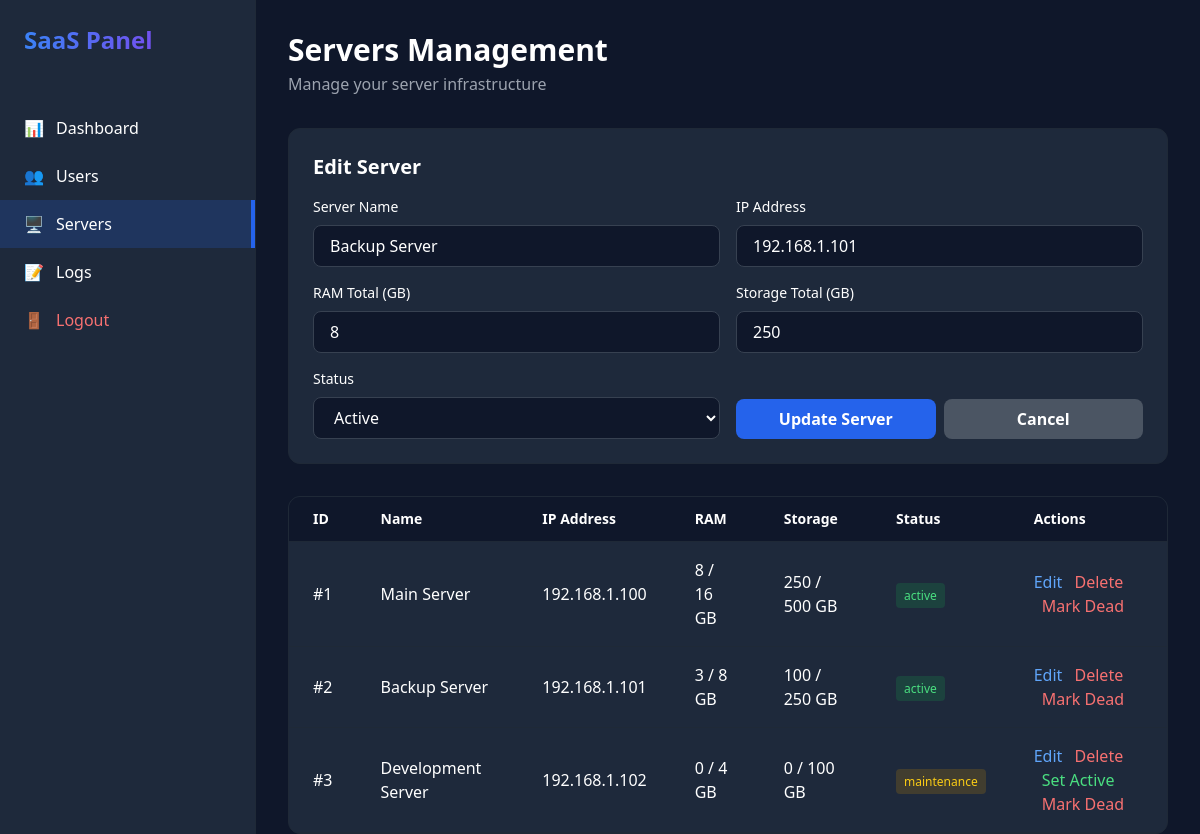
Page /admin/servers.php?edit=2 (signed in) on the committed database.
### tables this page shows
CREATE TABLE servers (
    id INT AUTO_INCREMENT PRIMARY KEY,
    name VARCHAR(255) NOT NULL,
    ip_address VARCHAR(45) NOT NULL,
    status ENUM('active', 'dead', 'maintenance') DEFAULT 'active',
    ram_total INT DEFAULT 0 COMMENT 'RAM in GB',
    ram_used INT DEFAULT 0,
    storage_total INT DEFAULT 0 COMMENT 'Storage in GB',
    storage_used INT DEFAULT 0,
    last_check TIMESTAMP NULL,
    created_at TIMESTAMP DEFAULT CURRENT_TIMESTAMP,
    INDEX idx_status (status)
);

### admin/servers.php (the view, shortened to what this page needs)
<?php
require_once '../config/db.php';
$servers_query = mysqli_query($conn, "SELECT * FROM servers ORDER BY created_at DESC");
$edit_server = null;
if (isset($_GET['edit'])) {
    $edit_id = (int)$_GET['edit'];
    $result = mysqli_query($conn, "SELECT * FROM servers WHERE id = $edit_id");
    $edit_server = mysqli_fetch_assoc($result);
}
?>
<!DOCTYPE html>
<html lang="en">
<head>
    <script src="https://cdn.tailwindcss.com"></script>
</head>
<body class="bg-[#0f172a] text-white">
    <div class="flex h-screen">
        <div class="w-64 bg-[#1e293b] border-r border-gray-800 fixed h-full">
            <div class="p-6">
                <h2 class="text-2xl font-bold bg-gradient-to-r from-blue-500 to-purple-600 bg-clip-text text-transparent">
                </h2>
            </div>
            <nav class="mt-6">
                <a href="index.php" class="flex items-center px-6 py-3 hover:bg-gray-800 transition">
                    <span class="mr-3">📊</span> Dashboard
                </a>
                <a href="users.php" class="flex items-center px-6 py-3 hover:bg-gray-800 transition">
                    <span class="mr-3">👥</span> Users
                </a>
                <a href="servers.php" class="flex items-center px-6 py-3 bg-blue-600/20 border-r-4 border-blue-600">
                    <span class="mr-3">🖥️</span> Servers
                </a>
                <a href="logs.php" class="flex items-center px-6 py-3 hover:bg-gray-800 transition">
                    <span class="mr-3">📝</span> Logs
                </a>
                <a href="../auth/logout.php" class="flex items-center px-6 py-3 hover:bg-gray-800 transition text-red-400">
                    <span class="mr-3">🚪</span> Logout
                </a>
            </nav>
        </div>
        <div class="flex-1 ml-64 p-8">
            <div class="mb-8">
                <h1 class="text-3xl font-bold">Servers Management</h1>
                <p class="text-gray-400 mt-1">Manage your server infrastructure</p>
            </div>
            <div class="bg-[#1e293b] p-6 rounded-xl border border-gray-800 mb-8">
                <h2 class="text-xl font-semibold mb-4"><?= $edit_server ? 'Edit Server' : 'Add New Server' ?></h2>
                <form method="POST" class="grid md:grid-cols-2 gap-4">
                    <div>
                        <label class="block text-sm mb-2">Server Name</label>
                        <input type="text" name="name" required value="<?= $edit_server['name'] ?? '' ?>"
                               class="w-full px-4 py-2 bg-[#0f172a] border border-gray-700 rounded-lg focus:outline-none focus:border-blue-500">
                    </div>
                    <div>
                        <label class="block text-sm mb-2">IP Address</label>
                        <input type="text" name="ip_address" required value="<?= $edit_server['ip_address'] ?? '' ?>"
                               class="w-full px-4 py-2 bg-[#0f172a] border border-gray-700 rounded-lg focus:outline-none focus:border-blue-500">
                    </div>
                    <div>
                        <label class="block text-sm mb-2">RAM Total (GB)</label>
                        <input type="number" name="ram_total" required value="<?= $edit_server['ram_total'] ?? 0 ?>"
                               class="w-full px-4 py-2 bg-[#0f172a] border border-gray-700 rounded-lg focus:outline-none focus:border-blue-500">
                    </div>
                    <div>
                        <label class="block text-sm mb-2">Storage Total (GB)</label>
                        <input type="number" name="storage_total" required value="<?= $edit_server['storage_total'] ?? 0 ?>"
                               class="w-full px-4 py-2 bg-[#0f172a] border border-gray-700 rounded-lg focus:outline-none focus:border-blue-500">
                    </div>
                    <div>
                        <label class="block text-sm mb-2">Status</label>
                        <select name="status" class="w-full px-4 py-2 bg-[#0f172a] border border-gray-700 rounded-lg focus:outline-none focus:border-blue-500">
                            <option value="active" <?= ($edit_server['status'] ?? '') == 'active' ? 'selected' : '' ?>>Active</option>
                        </select>
                    </div>
                    <div class="flex items-end">
                        <button type="submit" class="w-full bg-blue-600 hover:bg-blue-700 py-2 rounded-lg font-semibold transition">
                            <?= $edit_server ? 'Update Server' : 'Add Server' ?>
                        </button>
                        <?php if ($edit_server): ?>
                            <a href="servers.php" class="ml-2 w-full bg-gray-600 hover:bg-gray-700 py-2 rounded-lg font-semibold transition text-center">
                                Cancel
                            </a>
                        <?php endif; ?>
                    </div>
                </form>
            </div>
            <div class="bg-[#1e293b] rounded-xl border border-gray-800 overflow-hidden">
                <table class="w-full">
                    <thead class="bg-[#0f172a] border-b border-gray-800">
                        <tr>
                            <th class="px-6 py-3 text-left text-sm font-semibold">ID</th>
                            <th class="px-6 py-3 text-left text-sm font-semibold">Name</th>
                            <th class="px-6 py-3 text-left text-sm font-semibold">IP Address</th>
                            <th class="px-6 py-3 text-left text-sm font-semibold">RAM</th>
                            <th class="px-6 py-3 text-left text-sm font-semibold">Storage</th>
                            <th class="px-6 py-3 text-left text-sm font-semibold">Status</th>
                            <th class="px-6 py-3 text-left text-sm font-semibold">Actions</th>
                        </tr>
                    </thead>
                    <tbody>
                        <?php while ($server = mysqli_fetch_assoc($servers_query)): ?>
                        <tr class="border-b border-gray-800 hover:bg-gray-800/50 transition">
                            <td class="px-6 py-4">#<?= $server['id'] ?></td>
                            <td class="px-6 py-4 font-medium"><?= htmlspecialchars($server['name']) ?></td>
                            <td class="px-6 py-4"><?= htmlspecialchars($server['ip_address']) ?></td>
                            <td class="px-6 py-4"><?= $server['ram_used'] ?> / <?= $server['ram_total'] ?> GB</td>
                            <td class="px-6 py-4"><?= $server['storage_used'] ?> / <?= $server['storage_total'] ?> GB</td>
                            <td class="px-6 py-4">
                                <span class="px-2 py-1 rounded text-xs <?=
                                    $server['status'] == 'active' ? 'bg-green-600/20 text-green-400' :
                                    ($server['status'] == 'dead' ? 'bg-red-600/20 text-red-400' : 'bg-yellow-600/20 text-yellow-400') ?>">
                                    <?= $server['status'] ?>
                                </span>
                            </td>
                            <td class="px-6 py-4 space-x-2">
                                <a href="?edit=<?= $server['id'] ?>" class="text-blue-400 hover:text-blue-300">Edit</a>
                                <a href="?delete=<?= $server['id'] ?>" class="text-red-400 hover:text-red-300" onclick="return confirm('Delete this server?')">Delete</a>
                                <?php if ($server['status'] != 'active'): ?>
                                    <a href="?status=active&id=<?= $server['id'] ?>" class="text-green-400 hover:text-green-300">Set Active</a>
                                <?php endif; ?>
                                <?php if ($server['status'] != 'dead'): ?>
                                    <a href="?status=dead&id=<?= $server['id'] ?>" class="text-red-400 hover:text-red-300">Mark Dead</a>
                                <?php endif; ?>
                            </td>
                        </tr>
                        <?php endwhile; ?>
                    </tbody>
                </table>
            </div>
        </div>
    </div>
</body>
</html>

### rows in the picture
servers: name "Backup Server", ip_address "192.168.1.101", ram_total "8", storage_total "250", status "Active", id "2", ram_used "3", storage_used "100", status "active"
servers: id "1", name "Main Server", ip_address "192.168.1.100", ram_used "8", ram_total "16", storage_used "250", storage_total "500", status "active"
servers: id "3", name "Development Server", ip_address "192.168.1.102", ram_used "0", ram_total "4", storage_used "0", storage_total "100", status "maintenance"
